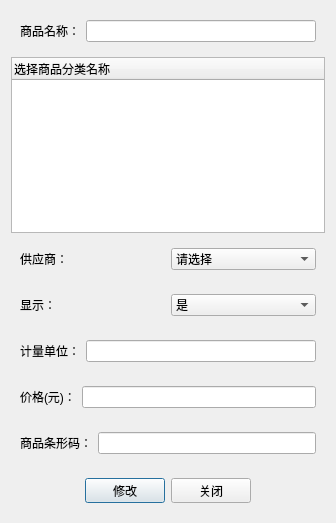
<?xml version="1.0" encoding="UTF-8"?>
<ui version="4.0">
 <class>Dialog</class>
 <widget class="QDialog" name="Dialog">
  <property name="geometry">
   <rect>
    <x>0</x>
    <y>0</y>
    <width>336</width>
    <height>523</height>
   </rect>
  </property>
  <property name="windowTitle">
   <string>添加商品</string>
  </property>
  <layout class="QVBoxLayout" name="verticalLayout">
   <item>
    <widget class="QWidget" name="widget" native="true">
     <layout class="QHBoxLayout" name="horizontalLayout">
      <item>
       <widget class="QLabel" name="label">
        <property name="text">
         <string>商品名称：</string>
        </property>
       </widget>
      </item>
      <item>
       <widget class="QLineEdit" name="goodsname"/>
      </item>
     </layout>
    </widget>
   </item>
   <item>
    <widget class="QTreeWidget" name="treeWidget">
     <column>
      <property name="text">
       <string>选择商品分类名称</string>
      </property>
     </column>
    </widget>
   </item>
   <item>
    <widget class="QWidget" name="widget_5" native="true">
     <layout class="QHBoxLayout" name="horizontalLayout_5">
      <item>
       <widget class="QLabel" name="label_4">
        <property name="text">
         <string>供应商：</string>
        </property>
       </widget>
      </item>
      <item>
       <widget class="QComboBox" name="comboBox">
        <item>
         <property name="text">
          <string>请选择</string>
         </property>
        </item>
       </widget>
      </item>
     </layout>
    </widget>
   </item>
   <item>
    <widget class="QWidget" name="widget_7" native="true">
     <layout class="QHBoxLayout" name="horizontalLayout_7">
      <item>
       <widget class="QLabel" name="label_6">
        <property name="text">
         <string>显示：</string>
        </property>
       </widget>
      </item>
      <item>
       <widget class="QComboBox" name="comboBox_2">
        <item>
         <property name="text">
          <string>是</string>
         </property>
        </item>
        <item>
         <property name="text">
          <string>否</string>
         </property>
        </item>
       </widget>
      </item>
     </layout>
    </widget>
   </item>
   <item>
    <widget class="QWidget" name="widget_2" native="true">
     <layout class="QHBoxLayout" name="horizontalLayout_2">
      <item>
       <widget class="QLabel" name="label_2">
        <property name="text">
         <string>计量单位：</string>
        </property>
       </widget>
      </item>
      <item>
       <widget class="QLineEdit" name="unit"/>
      </item>
     </layout>
    </widget>
   </item>
   <item>
    <widget class="QWidget" name="widget_6" native="true">
     <layout class="QHBoxLayout" name="horizontalLayout_6">
      <item>
       <widget class="QLabel" name="label_5">
        <property name="text">
         <string>价格(元)：</string>
        </property>
       </widget>
      </item>
      <item>
       <widget class="QLineEdit" name="price"/>
      </item>
     </layout>
    </widget>
   </item>
   <item>
    <widget class="QWidget" name="widget_3" native="true">
     <layout class="QHBoxLayout" name="horizontalLayout_3">
      <item>
       <widget class="QLabel" name="label_3">
        <property name="text">
         <string>商品条形码：</string>
        </property>
       </widget>
      </item>
      <item>
       <widget class="QLineEdit" name="ssn"/>
      </item>
     </layout>
    </widget>
   </item>
   <item>
    <widget class="QWidget" name="widget_4" native="true">
     <layout class="QHBoxLayout" name="horizontalLayout_4">
      <item>
       <spacer name="horizontalSpacer">
        <property name="orientation">
         <enum>Qt::Horizontal</enum>
        </property>
        <property name="sizeHint" stdset="0">
         <size>
          <width>40</width>
          <height>20</height>
         </size>
        </property>
       </spacer>
      </item>
      <item>
       <widget class="QPushButton" name="pushButton">
        <property name="minimumSize">
         <size>
          <width>0</width>
          <height>25</height>
         </size>
        </property>
        <property name="text">
         <string>修改</string>
        </property>
       </widget>
      </item>
      <item>
       <widget class="QPushButton" name="pushButton_2">
        <property name="minimumSize">
         <size>
          <width>0</width>
          <height>25</height>
         </size>
        </property>
        <property name="text">
         <string>关闭</string>
        </property>
       </widget>
      </item>
      <item>
       <spacer name="horizontalSpacer_2">
        <property name="orientation">
         <enum>Qt::Horizontal</enum>
        </property>
        <property name="sizeHint" stdset="0">
         <size>
          <width>40</width>
          <height>20</height>
         </size>
        </property>
       </spacer>
      </item>
     </layout>
    </widget>
   </item>
  </layout>
 </widget>
 <resources/>
 <connections/>
</ui>
